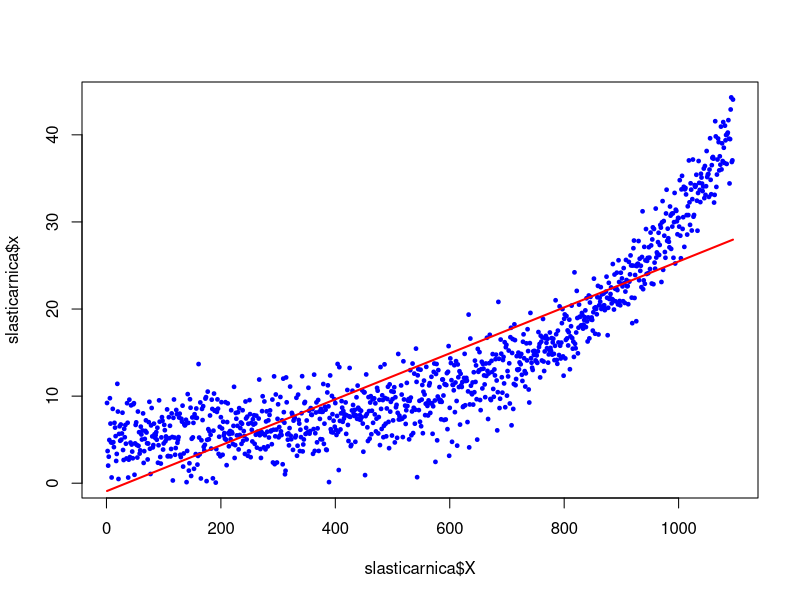
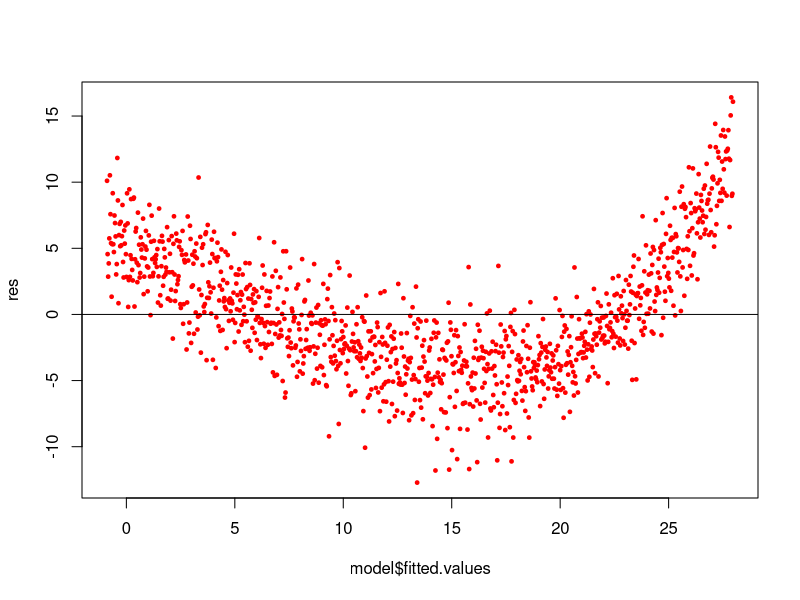
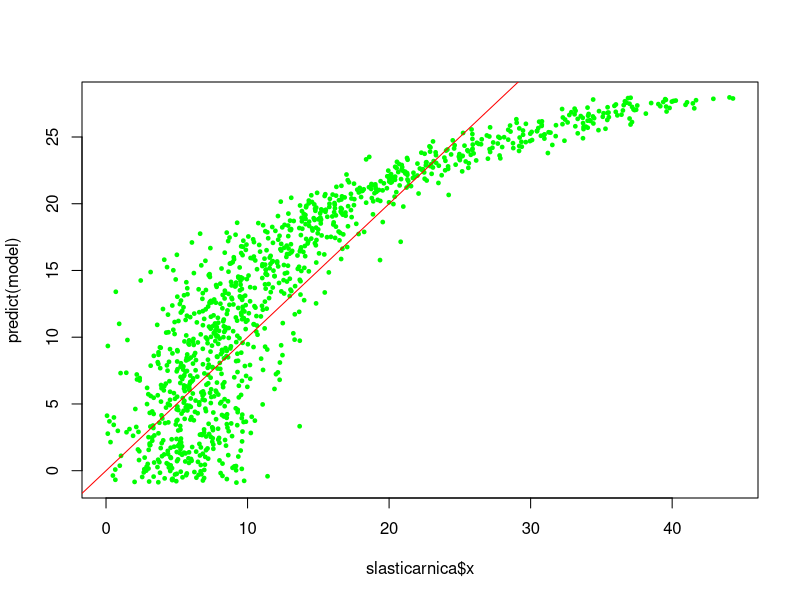
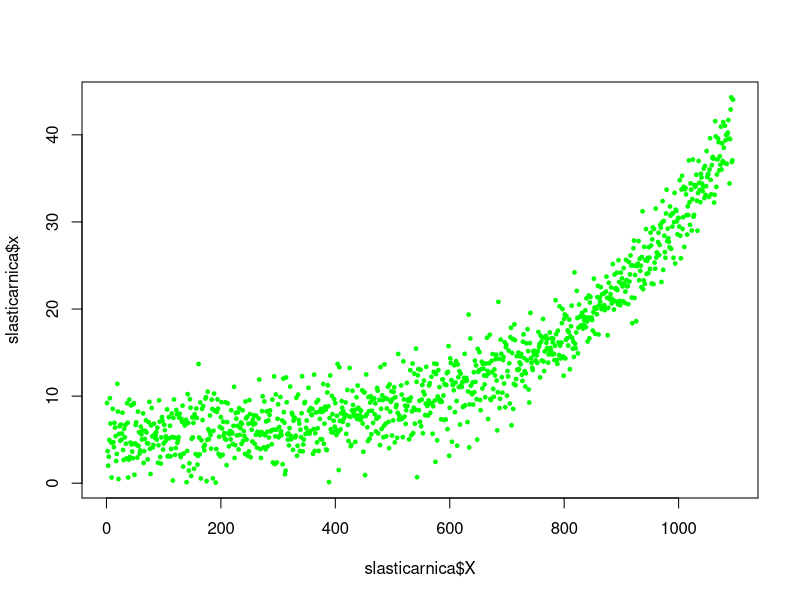
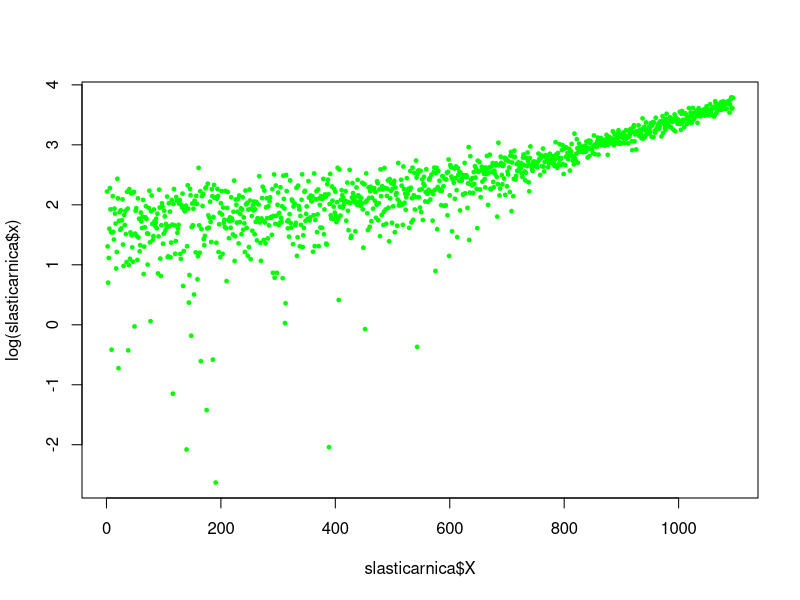
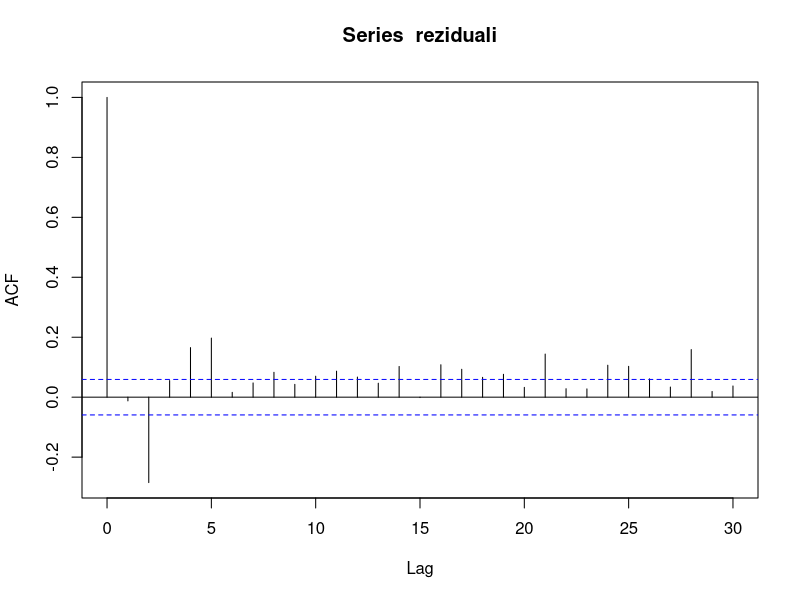
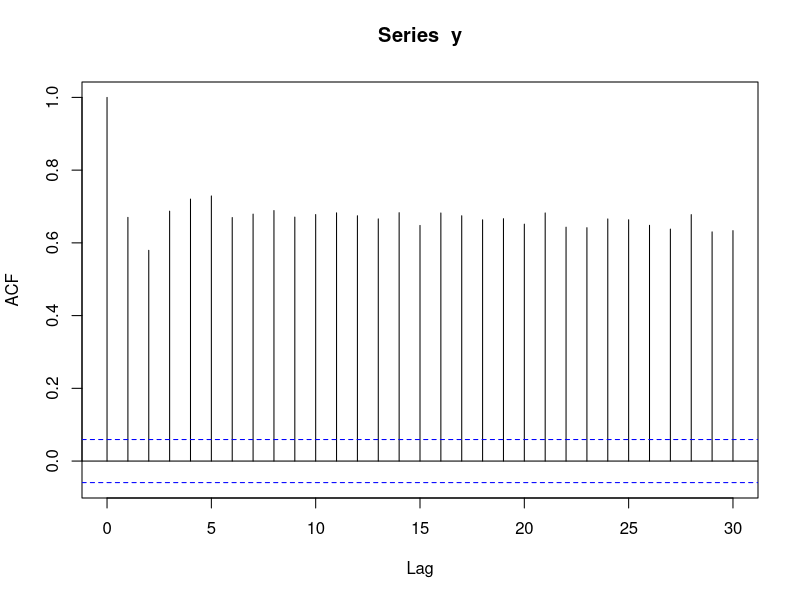
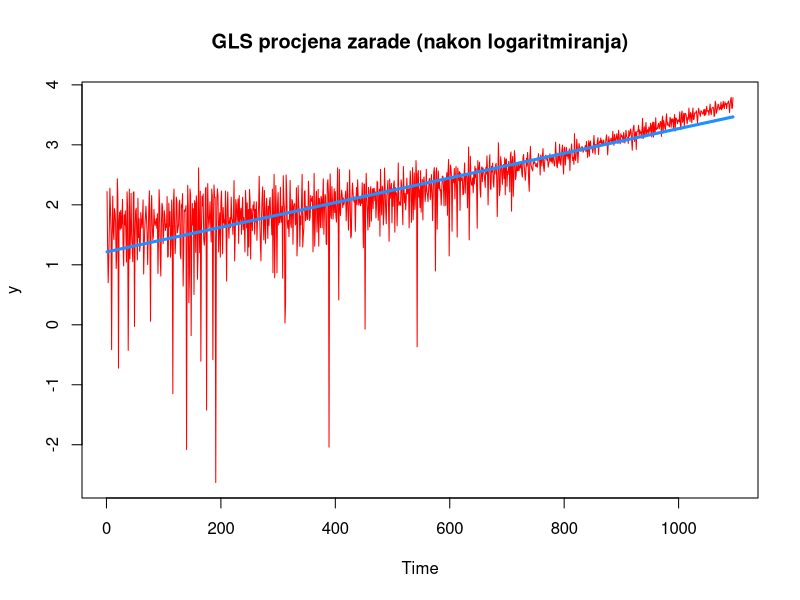

Source code (R) for these figures, in order:
slasticarnica = read.csv("slasticarnica.csv", header=T)
library(forecast)
#1. dio

model = lm(slasticarnica$x~slasticarnica$X)
summary(model) #dobar model
plot(slasticarnica$X, slasticarnica$x, col="blue",cex=0.5,pch=19)
lines(model$fitted.values, col="red",lwd=2)

#podaci eksponencijalno distribuirani
y=log(slasticarnica$x)
  y.ts = ts(y, frequency=365)
vrijeme = time(y.ts)

#  provjera pretpostavki linearnog modela
#linearnost podataka
res = model$res
plot(model$fitted.values, res,col='red',cex=0.5,pch=19) 
abline(a=0,b=0)
#raspršenje oko apcise ukazuje na nelinearnost
plot(slasticarnica$x, predict(model),col='green',pch=19,cex=0.5)
abline(a=0,b=1, col="red")
#raspršenje oko pravca y=x ukazuje na nelinearnost


plot(slasticarnica$X, slasticarnica$x,col='green',pch=19,cex=0.5)
plot(slasticarnica$X, log(slasticarnica$x),col='green',pch=19,cex=0.5) #vidimo da je ovo dobra transformacija

model = lm(log(slasticarnica$x)~slasticarnica$X)
summary(model)

#nezavisnost grešaka

library(lmtest)
#dodaj qqnorm
dwtest(model)
#null hipoteza je da ne postoji korelacija
#velika p vrijednost, ne odbacujemo null hipotezu 
#možemo pretpostaviti da na svakoj standardnoj raz značajnosti nisu korelirani
#nekoreliranost povlaci nezavisnost

# homogenost greška
library(tseries)
jarque.bera.test(model$res)
#mala p value, odbacujemo H_0, 
#null hipoteza je podaci dolaze iz normalne distribucije
#ovi reziduali nisu normalni


# normalnost grešaka
shapiro.test(model$res)
#mala p vrijednost, odbacujemo H_0
#ne mogu pretp normalnost

#procjena mjesecne prodaje za sijecanj 2018.
#95% pi za opazenu vrijednost

y <- log(slasticarnica$x)
x <- slasticarnica$X
model = lm(y ~ x)
m2 = lm(y~vrijeme)



#2. dio
#gls regresija
library(nlme)
reziduali=model$residuals
acf(reziduali)
acf(y)
corr_value<-acf(y, plot=FALSE)$acf[2]
model_gls=gls(y~x,correlation=corAR1(value=corr_value))
summary(model_gls)
ts.plot(y, main="GLS procjena zarade (nakon logaritmiranja)",col='red')
lines(model_gls$fitted, col="dodgerblue",lwd=3)


#3.dio Arima

plot(y,pch=19,cex=0.5)
y.ts = ts(y,frequency=365)
# S obzirom da nemamo jasnu sezonalnu komponentu, stavit ćemo da je period na godišnjoj razini
y.ts
stl_model = stl(y.ts,"periodic")

komp = stl_model$time.series
komp
plot(x,komp[,"trend"], main="Vremenski trend")
plot(x,komp[,"seasonal"], main="Sezonalna komponenta")
plot(x,komp[,"remainder"], main="Stacionarna komponenta")
y.ds=y.ts-komp[,'seasonal']
y.stac=komp[,'remainder']
acf(y.stac) #niz nije stacionaran trebamo koristiti arimu
arima = auto.arima(y.stac)
summary(arima)



#d)
stvarne = read.csv("slasticarnica_sijecanj.csv", header = TRUE)
# Linearni model
n = length(x)
vrijeme_novo = data.frame(vrijeme = 4 + (1:31)/365)
xx = data.frame(x=n:(n+31))
p1 = predict(m2, vrijeme_novo, i = 'p')
vrijeme_novo
p1
par(mfrow=c(1,1))
plot(vrijeme_novo$vrijeme, p1[,"fit"], ylim = c(2,5))
lines(vrijeme_novo$vrijeme, p1[,"lwr"], col="dodgerblue")
lines(vrijeme_novo$vrijeme, p1[,"upr"], col="dodgerblue")
points(vrijeme_novo$vrijeme, log(stvarne$x), col="salmon")


#GLS MODEL
xx = data.frame(x=n:(n+30))
p2 = predict(model_gls,xx, i='confidence')


#arima
p3_rez = predict(arima,n.ahead=31)
p3_sez = stl_model$time.series[,"seasonal"][1:31]
trend = stl_model$time.series[,"trend"]
plot(trend)
vrijeme = time(y.ts)
tr_mod = lm(trend ~ vrijeme)

p3_tr = predict(tr_mod, vrijeme_novo)
p3 = as.numeric(p3_rez[[1]]) + p3_sez + p3_tr
p3
er = p3_rez$se
er
p3_dg = p3 - 2*er
p3_gg = p3 + 2*er

plot(vrijeme_novo$vrijeme,as.numeric(p3),ylim=c(0,5), main="Usporedba stvarnosti i procjene buduće vrijednosti - ARIMA")
lines(vrijeme_novo$vrijeme, as.numeric(p3_dg), col="dodgerblue")
lines(vrijeme_novo$vrijeme, as.numeric(p3_gg), col="dodgerblue")
points(vrijeme_novo$vrijeme, log(stvarne$x), col="salmon")


